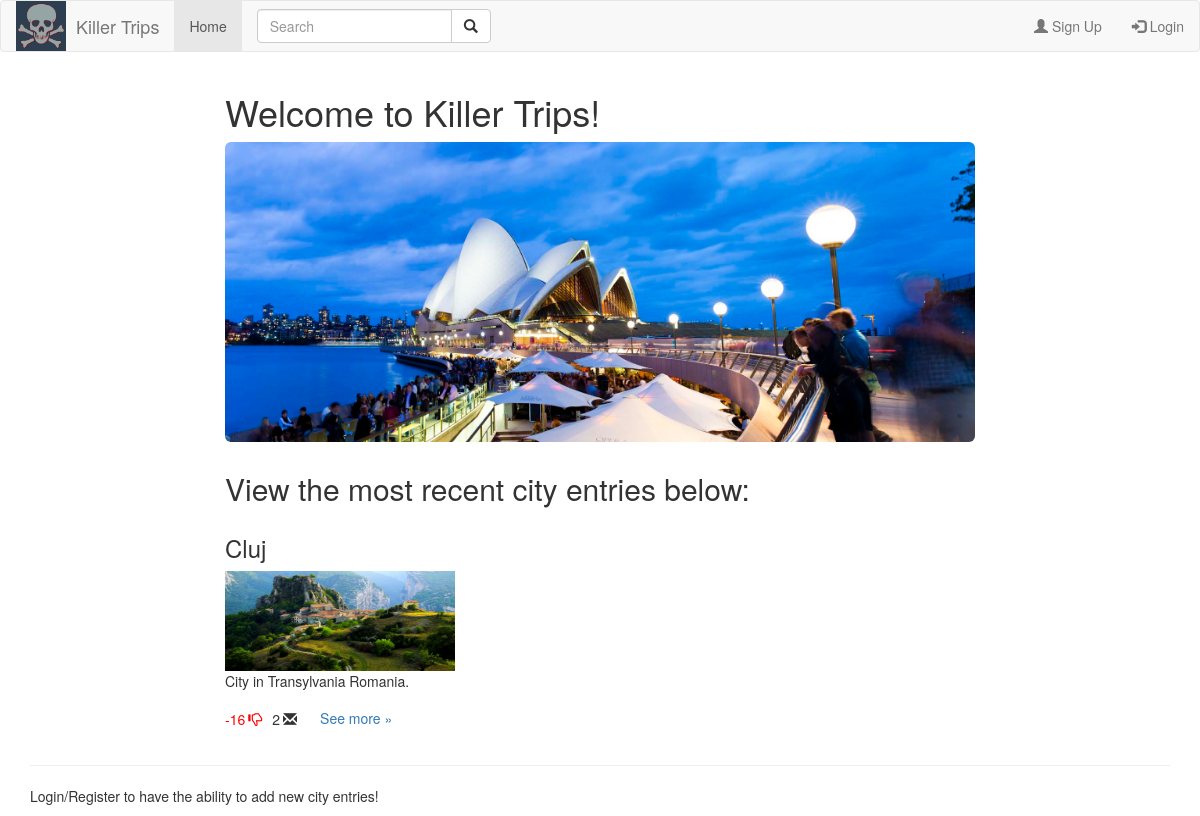
Before: /src/views/homepage.php with the older database file.
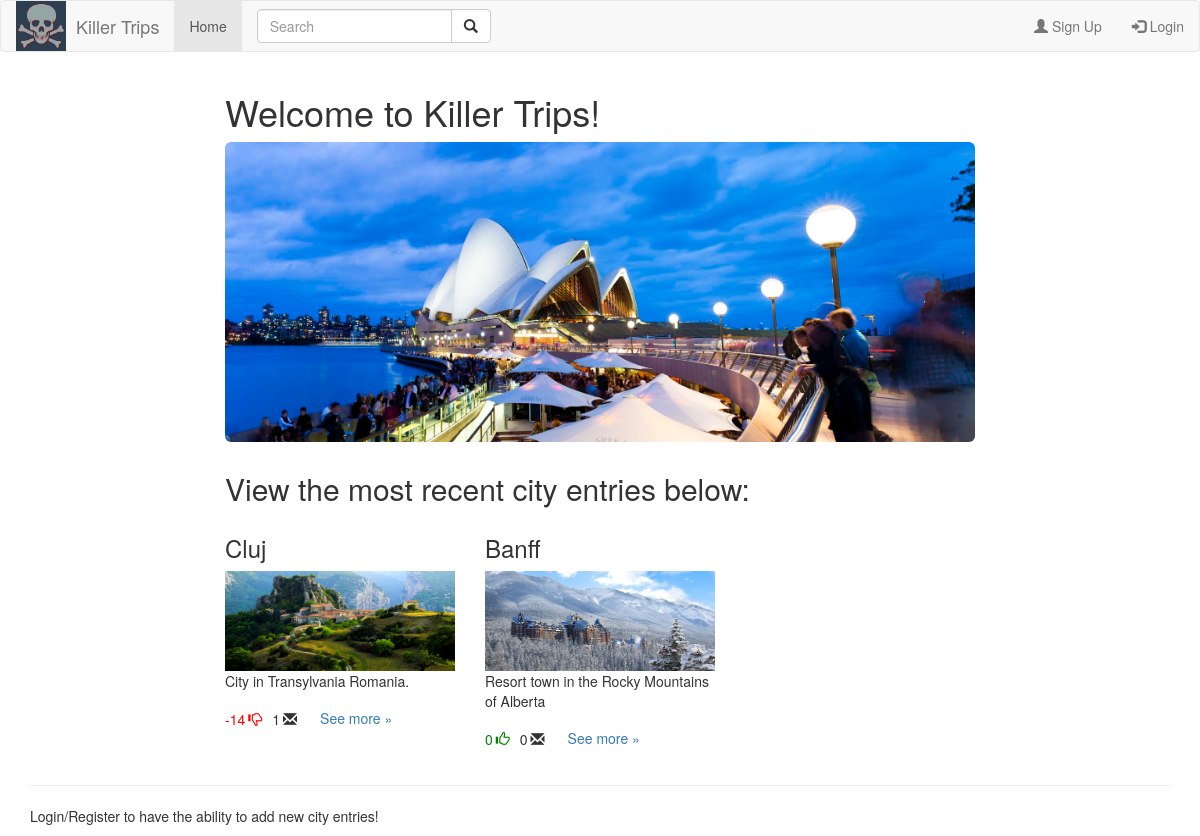
After: the same page with the newer database file.
### tables this page shows
CREATE TABLE `cities` (
  `cityid` int(11) NOT NULL,
  `city` varchar(100) NOT NULL,
  `description` varchar(1000) NOT NULL,
  `country` varchar(100) NOT NULL,
  `image` varchar(200) NOT NULL,
  `date` timestamp NOT NULL DEFAULT CURRENT_TIMESTAMP
);

### src/php/Cities.php (called while the page is built, shortened)
<?php
class Cities {
	public static function getNumCities(){
		try {
            $db = Database::getConnection();
            $queryString = "SELECT * FROM `cities`";
            $result = $db->query($queryString);
            $rows = array();
            while ($row = $result->fetch_assoc()) {
                array_push($rows, $row);
            }
        }
        catch(mysqli_sql_exception $e){
            echo "Connection failed: " . $e->getMessage();
        }
        return $rows;
    }
}
?>

### src/php/Votes.php (called while the page is built, shortened)
<?php
class Votes {
	public static function getVotesForCity($cityid){
		try {
            $db = Database::getConnection();
            $queryString = "SELECT count(case when cityid = $cityid and score = 1 then 1 end) as upvote, count(case when cityid = $cityid and score = -1 then 1 end) as downvote FROM vote";
            $result = $db->query($queryString);
            $row = $result->fetch_assoc();
            $upvotes = $row["upvote"];
            $downvote = $row["downvote"];
            $difference = (int)$upvotes - (int)$downvote;
        }
        catch(mysqli_sql_exception $e){
            echo "Connection failed: " . $e->getMessage();
        }
        return $difference;
    }
}
?>

### src/php/Comments.php (called while the page is built, shortened)
<?php
class Comments {
	public static function getNumComments($cityid){
		try {
            $db = Database::getConnection();
            $queryString = "SELECT count(case when cityid = $cityid then 1 end) as comments FROM comments";
            $result = $db->query($queryString);
            $row = $result->fetch_assoc();
            $comments = (int)$row["comments"];
        }
        catch(mysqli_sql_exception $e){
            echo "Connection failed: " . $e->getMessage();
        }
        return $comments;
    }
}
?>

### src/views/homepage.php (the view, shortened to what this page needs)
<?php
    include("../php/Comments.php");
    include("../php/Votes.php");
?>
<!DOCTYPE html>
    <head>
        <link rel="stylesheet" href="https://maxcdn.bootstrapcdn.com/bootstrap/3.3.7/css/bootstrap.min.css">
        <link rel="stylesheet" href="../css/cities.css">
    </head>
    <body>
      <nav class="navbar navbar-default">
        <div class="container-fluid">
          <div class="navbar-header">
            <a href="homepage.php" class="navbar-left"><img style="width: 50px; height:50px; margin-right: 10px;" src="../images/logo.jpg"></a>
            <a class="navbar-brand" href="homepage.php">Killer Trips</a>
          </div>
          <ul class="nav navbar-nav">
            <li class="active"><a href="homepage.php">Home</a></li>
          </ul>
          <?php
            if (isset($_SESSION['loggedin']) && $_SESSION['loggedin'] == true){
              ?>
              <ul class="nav navbar-nav navbar-right">
                <li><a href="#"><?php echo $_SESSION['username'];?></a></li>
                <li><a href="http://localhost:8080/killer-trips/src/php/Logout.php"><span class="glyphicon glyphicon-log-out"></span> Logout</a></li>
              </ul>
              <?php
            } else{
              ?>
              <ul class="nav navbar-nav navbar-right">
                <li><a href="http://localhost:8080/killer-trips/src/views/register.php"><span class="glyphicon glyphicon-user"></span> Sign Up</a></li>
                <li><a href="http://localhost:8080/killer-trips/src/views/login.php"><span class="glyphicon glyphicon-log-in"></span> Login</a></li>
              </ul>
              <?php
            }
            ?>
          <form class="navbar-form navbar-left" method="get" action="list_cities.php">
            <div class="input-group">
              <input type="text" name="keyword" id="keyword" class="form-control" placeholder="Search">
              <div class="input-group-btn">
                <button class="btn btn-default" type="submit">
                  <i class="glyphicon glyphicon-search"></i>
                </button>
              </div>
            </div>
          </form>
        </div>
      </nav>
      <link rel="stylesheet" type="text/css" href="//netdna.bootstrapcdn.com/font-awesome/4.1.0/css/font-awesome.min.css">
      <div class="container">
        <div class="row row-offcanvas row-offcanvas-right">
          <div class="col-md-offset-2 col-md-8">
            <h1>Welcome to Killer Trips!</h1>
            <div class="jumbotron" style="background-image: url(../images/toronto-skyline.jpg"></div>
            <h2>View the most recent city entries below:</h2>
            <div class="row">
              <?php
                include_once("../php/Cities.php");
                $cities = Cities::getNumCities();
                $arrlength = count($cities);
                for($x = 0; $x < $arrlength; $x++) {
                  $city = $cities[$x];
                  $votescore = Votes::getVotesForCity($city["cityid"]);
                  $comments = Comments::getNumComments($city["cityid"]);
                  ?>
                  <div class="col-6 col-lg-4 city">
                    <h3><?php echo $city['city']?></h3>
                    <img src=<?php echo "../images/".$city['image']?> alt="" />
                    <p class="description"><?php echo $city['description']?></p>
                    <p class="votescore" style="color: <?PHP echo ($votescore >= 0)? 'green': 'red'; ?>"><?php echo $votescore?></p>
                    <span class="voteicon" style="color: <?PHP echo ($votescore >= 0)? 'green': 'red'; ?>"><i class="glyphicon <?PHP echo ($votescore >= 0)? 'glyphicon-thumbs-up': 'glyphicon-thumbs-down'; ?>"></i></span>
                    <p class="votescore" ><?php echo $comments?></p>
                    <span class="voteicon"><i class="glyphicon glyphicon-envelope"></i></span>
                    <p style="float:left;"><a class="btn btn-secondary" href="http://localhost:8080/killer-trips/src/views/city.php?cityid=<?php echo $city['cityid']?>" role="button">See more &raquo;</a></p>
                  </div>
                  <?php
                }
              ?>
            </div>
          </div>
        </div>
        <hr>
        <?php
          if (isset($_SESSION['loggedin']) && $_SESSION['loggedin'] == true){
              ?>
              <p>Don't see a city listed? Click on create in the navigation bar and add it!</p>
          <?php
            } else {
              ?>
                <p>Login/Register to have the ability to add new city entries!</p>
              <?php
            }
          ?>
      </div>
    </body>
</html>

### src/css/cities.css (style rules this page uses)
.jumbotron { height: 300px; -webkit-background-size: 100% 100%; -moz-background-size: 100% 100%; -o-background-size: 100% 100%; background-size: 100% 100%; }
.description { overflow: hidden; display: -webkit-box; -webkit-line-clamp: 3; -webkit-box-orient: vertical; }
.city img { width:100%; height: 100px; }
.votescore { float: left; margin-top: 8px; margin-right: 3px; }
.voteicon { margin-top: 8px; margin-right: 10px; float: left; }

Changed rows visible on the page:
computed for cities "Cluj": votescore "-16" → "-14"; comments "2" → "1"
added cities: city "Banff", image (picture), description "Resort town in the Rocky Mountains of Alberta", votescore "0", comments "0"
